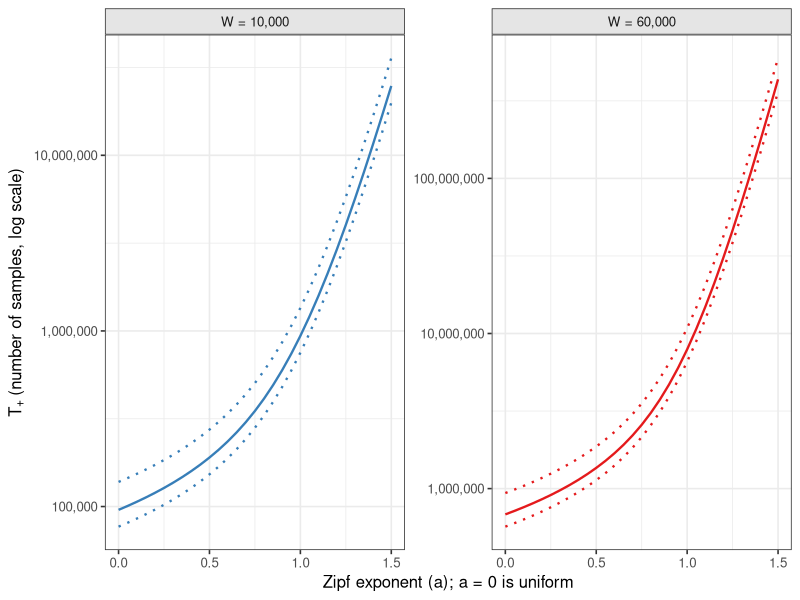

This chart was generated by the following R code:
# Recreation of Summary2.eps (Figure fig-estimate): required number of samples
# T+ from a generalized Zipf distribution (p_k = k^-a / sum(k^-a)) needed for
# 1%, 50%, and 99% of learners to reach vocabulary size W=10000 or W=60000, as
# a function of the exponent a. Pure formula application (Equation eq-Tbound /
# eqA-M in the paper) -- no simulation needed.
suppressMessages({library(dplyr); library(ggplot2)})

f <- function(W, eps, x) log(1 - (1 - eps)^(1 / W)) / log(1 - x)

min_zipf_p <- function(W, a) {
  if (a == 0) return(1 / W)
  probs <- (1:W)^(-a)
  min(probs / sum(probs))
}

grid <- expand.grid(W = c(10000, 60000), a = seq(0, 1.5, by = 0.05), eps = c(0.01, 0.5, 0.99))
grid$minp <- mapply(min_zipf_p, grid$W, grid$a)
grid$Tplus <- mapply(f, grid$W, grid$eps, grid$minp)
grid$pct_learned <- factor(1 - grid$eps, levels = c(0.01, 0.5, 0.99),
                            labels = c("1% of learners", "50% of learners (median)", "99% of learners"))
grid$linetype <- ifelse(grid$eps == 0.5, "solid", "dotted")
grid$Wlabel <- factor(paste0("W = ", format(grid$W, big.mark = ",")),
                       levels = c("W = 10,000", "W = 60,000"))

p <- ggplot(grid, aes(x = a, y = Tplus, group = pct_learned, linetype = linetype, color = Wlabel)) +
  geom_line(linewidth = 0.8) +
  facet_wrap(~Wlabel, scales = "free_y") +
  scale_y_log10(labels = scales::comma) +
  scale_linetype_identity() +
  scale_color_manual(values = c("W = 10,000" = "#377eb8", "W = 60,000" = "#e41a1c"), guide = "none") +
  labs(x = "Zipf exponent (a); a = 0 is uniform",
       y = expression(T[symbol("+")] ~ "(number of samples, log scale)")) +
  theme_bw(base_size = 12) +
  theme(strip.background = element_rect(fill = "grey90"))

ggsave("/Users/gkacherg/Documents/GitHub/active-zipf/paper/fig_estimate_R.pdf", p, width = 8, height = 4.2)
cat("fig_estimate_R.pdf saved\n")

# sanity check against numbers already reported in the paper text
cat("\nSanity checks (should match Section sec-fastmap prose):\n")
cat("W=60000, a=1, eps=.01: T+ =", f(60000, 0.01, min_zipf_p(60000, 1)), "(paper reports 1.08e7)\n")
cat("W=51446-equivalent not applicable here; this is the idealized-distribution figure only.\n")
